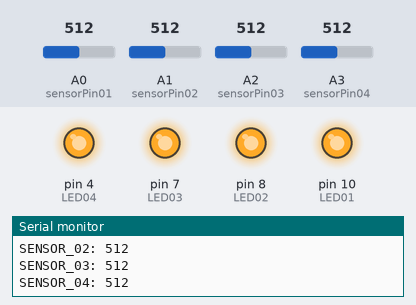
Recording of a sketch running on a simulated Arduino Uno, built with avr-gcc and run on an emulated ATmega328P. Shown: output pins drawn as LEDs (lit = HIGH), the last lines printed to the serial monitor. Inputs (shaded band) come from the test bench; at power-on: A0 (sensorPin01) = 512, A1 (sensorPin02) = 512, A2 (sensorPin03) = 512, A3 (sensorPin04) = 512.

Above: at 1.2 s.
1.3 s: A0 (sensorPin01) set to 687
4.3 s: A0 (sensorPin01) set to 714
At 4.9 s:
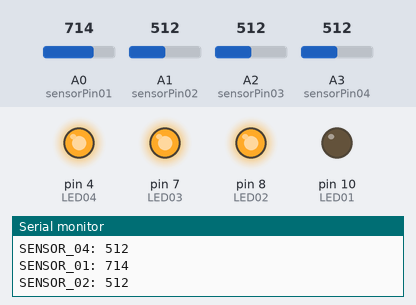
5.8 s: A1 (sensorPin02) set to 681
7.3 s: A1 (sensorPin02) set to 718
At 8.5 s:
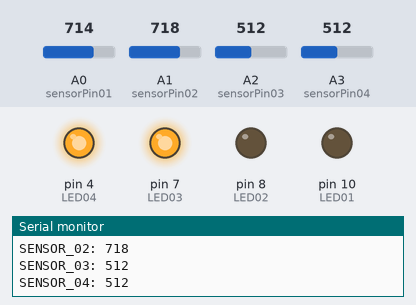
8.8 s: A2 (sensorPin03) set to 691
11.8 s: A2 (sensorPin03) set to 718
At 12.2 s:
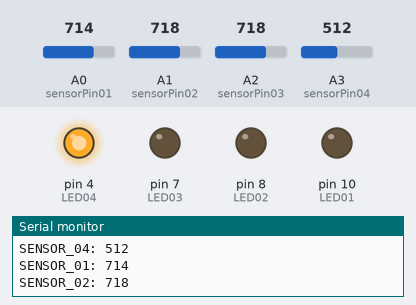
Timing chart, 0 to 14.3 s (numbered marks = the images above; inputs shaded):
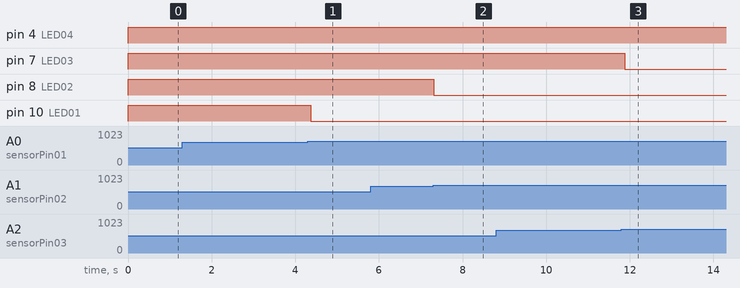

Measured:
- the behaviour switches between 699 and 700 on A0 (sensorPin01) (found by bisection; images 0 and 1)
- the behaviour switches between 699 and 700 on A1 (sensorPin02) (found by bisection; images 1 and 2)
- the behaviour switches between 699 and 700 on A2 (sensorPin03) (found by bisection; images 2 and 3)
- after the input at 4.3 s, pin 10 (LED01): HIGH → LOW after 0.06 s
- after the input at 7.3 s, pin 8 (LED02): HIGH → LOW at once
- after the input at 11.8 s, pin 7 (LED03): HIGH → LOW after 0.08 s

The sketch:

BB_20170426_LDR_Testing_4Sensors_4LED.ino
```cpp
// Test Code to test the LDR from https://diyhacking.com/arduino-ldr-sensor/
// Adapted to read more LDRs and to show via LEDs which one is under a certain
// Value

int sensorPin01 = A0; // select the input pin for LDR01
int sensorPin02 = A1; // select the input pin for LDR02
int sensorPin03 = A2; // select the input pin for LDR03
int sensorPin04 = A3; // select the input pin for LDR04
int sensorValue01 = 0; // variable to store the value coming from the sensor01
int sensorValue02 = 0; // variable to store the value coming from the sensor02
int sensorValue03 = 0; // variable to store the value coming from the sensor03
int sensorValue04 = 0; // variable to store the value coming from the sensor04
int reference = 700;
int LED01 = 10;
int LED02 = 8;
int LED03 = 7;
int LED04 = 4;


void setup() {
  Serial.begin(9600); //sets serial port for communication
  pinMode(LED01, OUTPUT);
  pinMode(LED02, OUTPUT);
  pinMode(LED03, OUTPUT);
  pinMode(LED04, OUTPUT);
}

void loop() {
  sensorValue01 = analogRead(sensorPin01); // read the value from the sensor01
  Serial.print("SENSOR_01: ");
  Serial.println(sensorValue01); //prints the values coming from the sensor01 on the screen
  if (sensorValue01 < reference) {
    digitalWrite(LED01, HIGH);
  }
  else {
    digitalWrite(LED01, LOW);
  }

  sensorValue02 = analogRead(sensorPin02); // read the value from the sensor02
  Serial.print("SENSOR_02: ");
  Serial.println(sensorValue02); //prints the values coming from the sensor02 on the screen
  if (sensorValue02 < reference) {
    digitalWrite(LED02, HIGH);
  }
  else {
    digitalWrite(LED02, LOW);
  }

  sensorValue03 = analogRead(sensorPin03); // read the value from the sensor01
  Serial.print("SENSOR_03: ");
  Serial.println(sensorValue03); //prints the values coming from the sensor03 on the screen
  if (sensorValue03 < reference) {
    digitalWrite(LED03, HIGH);
  }
  else {
    digitalWrite(LED03, LOW);
  }

  sensorValue04 = analogRead(sensorPin04); // read the value from the sensor01
  Serial.print("SENSOR_04: ");
  Serial.println(sensorValue04); //prints the values coming from the sensor04 on the screen
  if (sensorValue04 < reference) {
    digitalWrite(LED04, HIGH);
  }
  else {
    digitalWrite(LED04, LOW);
  }
  delay(100);
}
```
